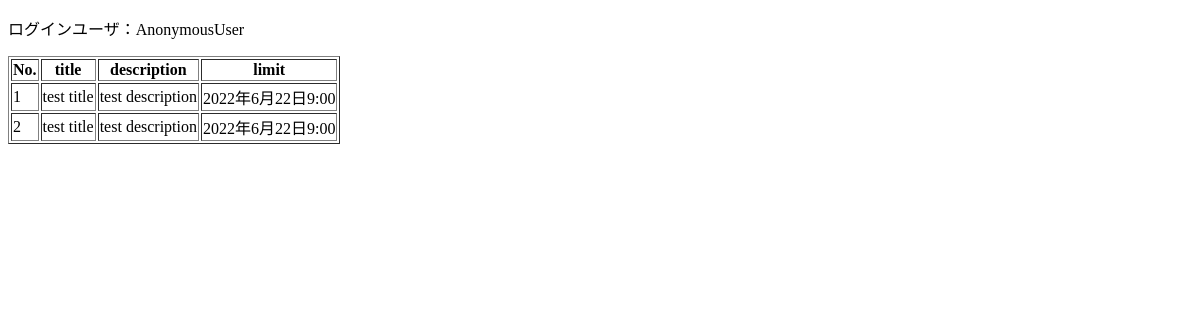
Page /todo/ on the earlier database version.
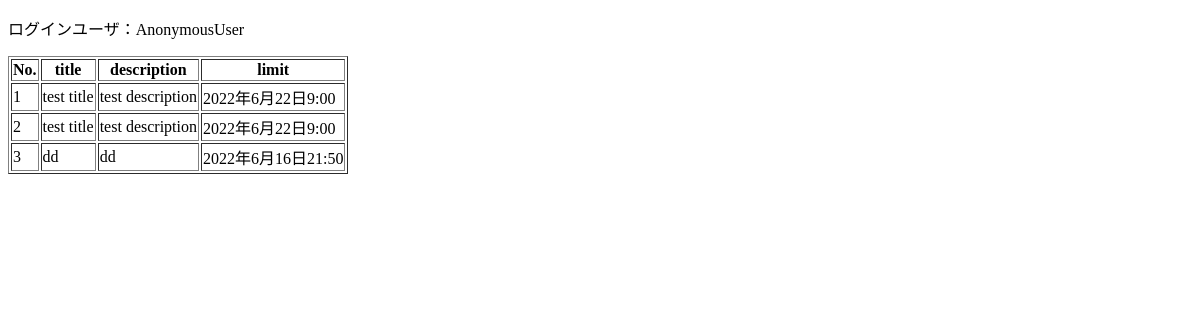
Same page on the later database version.
### todo/models.py (models this page shows)
class Todo(models.Model):
  title = models.CharField(max_length=100)
  description = models.TextField(blank=True, null=True)
  create_time = models.DateTimeField(default=timezone.now)
  update_time = models.DateTimeField(default=timezone.now)
  limit_date = models.DateTimeField(null=False)
  status = models.BooleanField(default=False)

### todo/views.py (the view)
# urls.py: path('todo/', index_view, name="todo_index"),
def index_view(request):
  items = Todo.objects.all()
  contents = {
    'items': items
  }
  return render(request, 'todo/index.html', contents)

### templates/todo/index.html (shortened to what this page needs)
{% extends "base.html" %}
{% block content %}
{% if items %}
<table border="1">
  <thead>
    <tr>
      <th>No.</th>
      <th>title</th>
      <th>description</th>
      <th>limit</th>
    </tr>
  </thead>
  <tbody>
    {% for item in items %}
      <tr>
        <td>{{ forloop.counter }}</td>
        <td>{{ item.title }}</td>
        <td>{{ item.description }}</td>
        <td>{{ item.limit_date }}</td>
      </tr>
    {%  endfor %}
  </tbody>
</table>
{% else %}
  <h1>Not Items</h1>
{% endif %}
{% endblock %}

### templates/base.html (shortened to what this page needs)
<!DOCTYPE html>
<html lang="ja">
<head>
</head>
<body>
  <p>ログインユーザ：{{ request.user }}</p>
  {% block content %}
  {% endblock %}
</body>
</html>

Differences in the rows shown:
added Todo: title "dd", description "dd", limit_date "2022年6月16日21:50"
